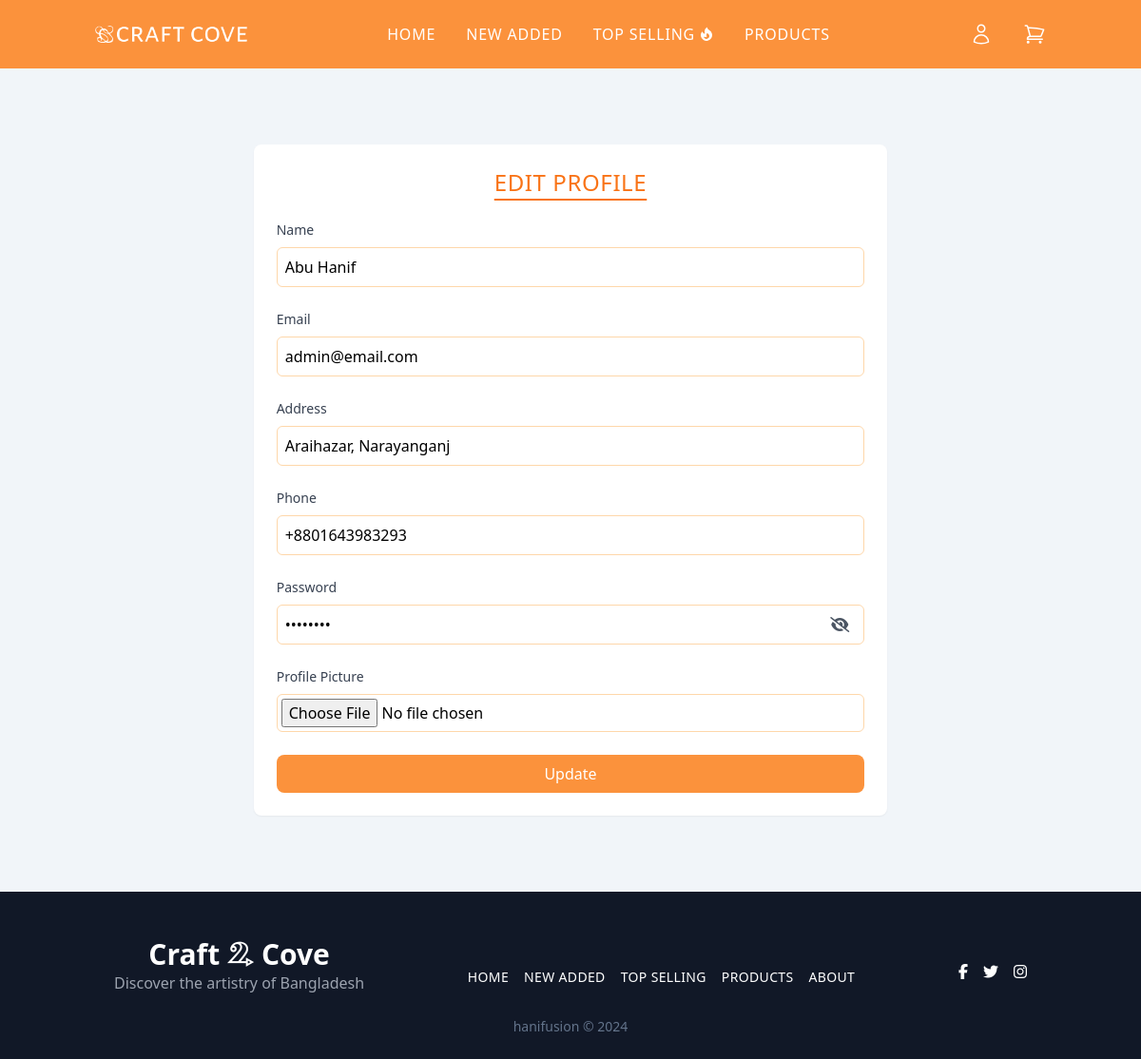
The page /user_profile_edit.php?id=1 on the database its author committed.
### tables this page shows
CREATE TABLE user_ac
(
    id          INT AUTO_INCREMENT PRIMARY KEY,
    name        VARCHAR(255) NOT NULL,
    email       VARCHAR(255) NOT NULL UNIQUE,
    profile_img VARCHAR(255) NULL,
    address     VARCHAR(255) NOT NULL,
    phone       VARCHAR(255) NOT NULL,
    created_at  TIMESTAMP DEFAULT CURRENT_TIMESTAMP,
    updated_at  TIMESTAMP DEFAULT CURRENT_TIMESTAMP ON UPDATE CURRENT_TIMESTAMP,
    password    VARCHAR(255) NOT NULL
);

### user_profile_edit.php (the view, shortened to what this page needs)
<?php
global $conn;
$id = isset($_GET['id']) ? $_GET['id'] : null;
$sql = "SELECT * FROM user_ac WHERE id = '$id'";
$result = $conn->query($sql);
$row = $result->fetch_assoc();
?>
<div class="container py-5">
    <div class="flex justify-center">
        <div class="w-full sm:w-8/12">
            <div class="bg-white shadow-sm p-6 rounded-lg">
                <h2 class="text-center text-2xl mb-4 font-medium text-orange-500 underline underline-offset-8 uppercase tracking-wide">
                    Edit
                    Profile</h2>
                <form action="user_profile_edit.php?id=<?= $id ?>" method="post" enctype="multipart/form-data">
                    <div class="mb-4">
                        <label for="name" class="block text-sm font-medium text-gray-700 mb-2">Name</label>
                        <input type="text" name="name" id="name"
                               class="w-full focus:outline-none border border-orange-200 p-2 rounded-md focus:border-orange-400"
                               value="<?= htmlspecialchars($row['name']) ?>" required>
                    </div>
                    <div class="mb-4">
                        <label for="email" class="block text-sm font-medium text-gray-700 mb-2">Email</label>
                        <input type="email" name="email" id="email"
                               class="w-full focus:outline-none border border-orange-200 p-2 rounded-md focus:border-orange-400"
                               value="<?= htmlspecialchars($row['email']) ?>" required>
                    </div>
                    <div class="mb-4">
                        <label for="address" class="block text-sm font-medium text-gray-700 mb-2">Address</label>
                        <input type="text" name="address" id="address"
                               class="w-full focus:outline-none border border-orange-200 p-2 rounded-md focus:border-orange-400"
                               value="<?= htmlspecialchars($row['address']) ?>" required>
                    </div>
                    <div class="mb-4">
                        <label for="phone" class="block text-sm font-medium text-gray-700 mb-2">Phone</label>
                        <input type="text" name="phone" id="phone"
                               class="w-full focus:outline-none border border-orange-200 p-2 rounded-md focus:border-orange-400"
                               value="<?= htmlspecialchars($row['phone']) ?>" required>
                    </div>
                    <div class="mb-4">
                        <label for="password" class="block text-sm font-medium text-gray-700 mb-2">Password</label>
                        <div class="relative">
                            <input type="password" id="password"
                                   class="w-full focus:outline-none border border-orange-200 p-2 rounded-md focus:border-orange-400 pr-12"
                                   placeholder="Password" required name="password"
                                   value="<?= htmlspecialchars($row['password']) ?>">
                            <button type="button" onclick="togglePasswordVisibility('password')"
                                    class="absolute inset-y-0 right-0 flex items-center px-3 text-gray-600">
                                <i id="passwordToggleIcon" class="fas fa-eye-slash"></i>
                            </button>
                        </div>
                    </div>
                    <div class="mb-4">
                        <label for="profile_img" class="block text-sm font-medium text-gray-700 mb-2">Profile
                            Picture</label>
                        <input type="file" name="profile_img" id="profile_img"
                               class="w-full focus:outline-none border border-orange-200 p-1 rounded-md focus:border-orange-400"
                               accept="image/*">
                    </div>
                    <div class="text-center">
                        <button type="submit"
                                class="bg-orange-400 text-white py-2 rounded-lg font-medium w-full hover:bg-orange-500">
                            Update
                        </button>
                    </div>
                </form>
            </div>
        </div>
    </div>
</div>

### rows shown on the page
user_ac: name "Abu Hanif", email "admin@email.com", address "Araihazar, Narayanganj", phone "+8801643983293"
